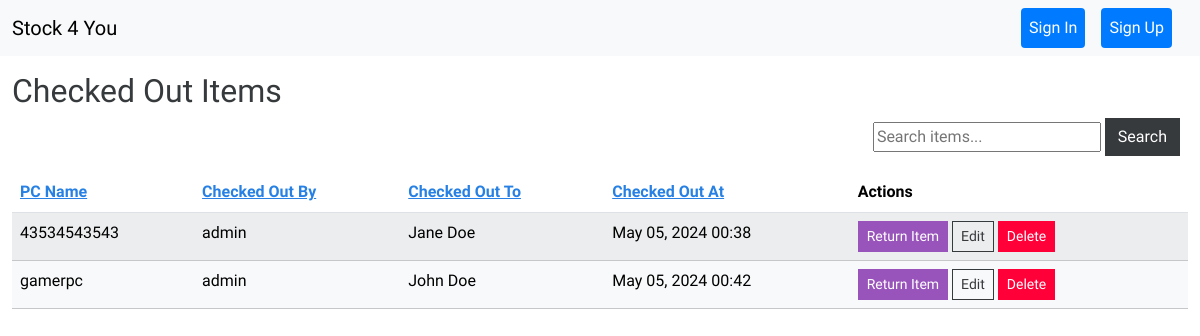
/checked-out/, run on an earlier commit of the app's database.
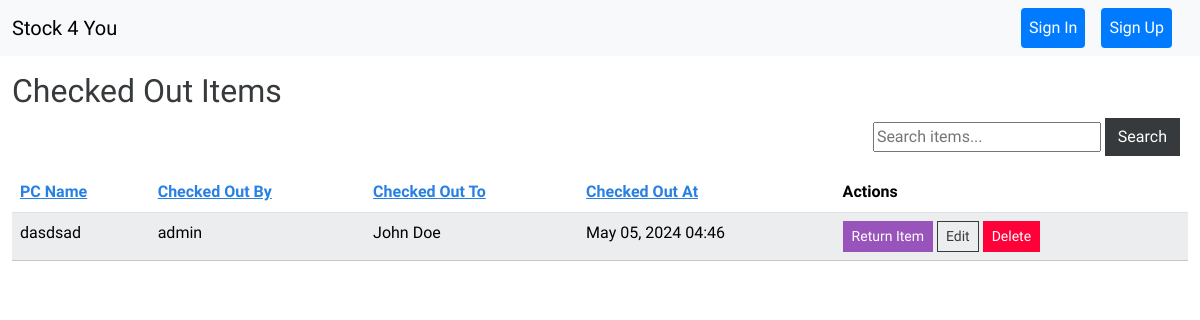
And on a later commit of the database.
### inventory/models.py (models this page shows, shortened)
class Checkout(models.Model):
    item = models.ForeignKey(InventoryItem, on_delete=models.CASCADE, related_name='checkouts')
    user = models.ForeignKey(User, on_delete=models.SET_NULL, null=True, related_name='checkouts')
    checked_out_at = models.DateTimeField(auto_now_add=True)
    checked_out_by = models.ForeignKey(User, on_delete=models.SET_NULL, null=True, related_name='checked_out_by')
    checked_out_to = models.ForeignKey(Person, on_delete=models.SET_NULL, null=True, related_name='checked_out_to')
    returned = models.BooleanField(default=False)

class InventoryItem(models.Model):
    pc_name = models.CharField(max_length=255)
    user = models.ForeignKey(User, on_delete=models.CASCADE, null=True, blank=True)
    notes = models.TextField(blank=True, default='')
    device_type = models.CharField(max_length=50, default='Laptop')
    category = models.ForeignKey(Category, on_delete=models.CASCADE, null=True)
    costs = models.DecimalField(max_digits=8, decimal_places=2, default=0.00)
    new_computer = models.BooleanField(default=False)
    date_delivered = models.DateTimeField(blank=True, null=True, default=timezone.now)
    is_computer = models.BooleanField(default=False)
    has_dock = models.BooleanField(default=False)
    has_lcd = models.BooleanField(default=False)
    has_lcd2 = models.BooleanField(default=False)
    has_stand = models.BooleanField(default=False)
    has_keyboard = models.BooleanField(default=False)
    has_cd = models.BooleanField(default=False)
    serial_number = models.CharField(max_length=200)
    model_number = models.CharField(max_length=200, null=True)
    supplier = models.ForeignKey(Supplier, on_delete=models.SET_NULL, null=True)
    is_checked_out = models.BooleanField(default=False)
    last_checked_out_by = models.ForeignKey(User, related_name='last_checked_out_items', on_delete=models.SET_NULL, null=True, blank=True)
    last_checked_out_at = models.DateTimeField(null=True, blank=True)
    class Meta:
        permissions = [
            ("can_checkout_items", "Can check out items"),
        ]

class Person(models.Model):
    first_name = models.CharField(max_length=100)
    last_name = models.CharField(max_length=100)
    other_identifier = models.CharField(max_length=100, blank=True, null=True)
    domain_user = models.CharField(max_length=101, blank=True)
    department = models.ForeignKey(Department, on_delete=models.SET_NULL, null=True, blank=True)
    class Meta:
        verbose_name = 'person'
        verbose_name_plural = 'persons'

### inventory/views.py (the view, shortened to what this page needs)
# urls.py: path('checked-out/', checked_out_items, name='checked-out-items'),
def checked_out_items(request):
    search_query = request.GET.get('search', '')
    sort_order = request.GET.get('order', 'asc')
    sort_by = request.GET.get('sort', 'checked_out_at')
    print_mode = 'print' in request.GET  # Check for print mode
    checkouts = Checkout.objects.filter(returned=False)
    if not print_mode and sort_order == 'desc':
        sort_by = f'-{sort_by}'
    checkouts = checkouts.order_by(sort_by)
    if print_mode:
        return render(request, 'inventory/checked_out_items_print.html', {
            'checkouts': checkouts,
            'search_query': search_query,
            'print_mode': True
        })
    return render(request, 'inventory/checked_out_items.html', {
        'checkouts': checkouts,
        'search_query': search_query,
        'next_sort_order': 'desc' if sort_order == 'asc' else 'asc',
        'show_print_button': True
    })

### inventory/templates/inventory/checked_out_items.html (shortened to what this page needs)
{% extends 'inventory/base.html' %}
{% load crispy_forms_tags %}
{% block content %}
<div class="container-fluid mt-3">
    <h2>Checked Out Items</h2>
    {% if checkouts.exists %}
    <div class="d-flex justify-content-end mb-3">
        <form method="GET" action="{% url 'checked-out-items' %}" class="me-2">
            <input type="text" name="search" placeholder="Search items..." value="{{ search_query }}">
            <button type="submit" class="btn btn-secondary">Search</button>
        </form>
    </div>
    <table class="table table-hover table-striped">
        <thead>
            <tr>
                <th scope="col"><a href="?sort=pc_name&order={{ next_sort_order }}">PC Name</a></th>
                <th><a href="?sort=checked_out_by&order={{ next_sort_order }}">Checked Out By</a></th>
                <th><a href="?sort=checked_out_to&order={{ next_sort_order }}">Checked Out To</a></th>
                <th><a href="?sort=checked_out_at&order={{ next_sort_order }}">Checked Out At</a></th>
                <th>Actions</th>
            </tr>
        </thead>
        <tbody>
            {% for checkout in checkouts %}
            <tr class="table-light">
                <td>{{ checkout.item.pc_name }}</td>
                <td>{{ checkout.checked_out_by.username }}</td>
                <td>{{ checkout.checked_out_to.first_name }} {{ checkout.checked_out_to.last_name }}</td>
                <td>{{ checkout.checked_out_at|date:"M d, Y H:i" }}</td>
                <td>
                    <a href="{% url 'return_item' checkout.item.id %}" class="btn btn-info btn-sm">Return Item</a>
                    <a href="{% url 'edit-item' checkout.item.id %}" class="btn btn-outline-secondary btn-sm">Edit</a>
                    <a href="{% url 'delete-item' checkout.item.id %}" class="btn btn-danger btn-sm" onclick="return confirm('Are you sure you want to delete this item?');">Delete</a>
                </td>
            </tr>
            {% endfor %}
        </tbody>
    </table>
    {% else %}
    <div class="alert alert-info">No items are currently checked out.</div>
    {% endif %}
</div>
{% endblock %}

### inventory/templates/inventory/base.html (shortened to what this page needs)
{% load static %}
<!DOCTYPE html>
<html lang="en">
<head>
    <link href="{% static 'css/bootstrap.min.css' %}" rel="stylesheet">
    <link rel="stylesheet" type="text/css" href="{% static 'css/print.css' %}" media="print">
</head>
<body>
    {% include 'inventory/navagation.html' %}
    {% block content %}
    {% endblock %}
</body>
</html>

### inventory/templates/inventory/navagation.html (shortened to what this page needs)
<nav class="navbar navbar-expand-lg bg-light">
    <div class="container-fluid">
        <a class="navbar-brand" href="{% url 'index' %}">Stock 4 You</a>
        <div class="collapse navbar-collapse" id="navbarNav">
            <ul class="navbar-nav ms-auto mb-2 mb-lg-0">
                {% if user.is_authenticated %}
                    <li class="nav-item me-3">
                        <a class="nav-link" href="#">{{ user.username }}</a>
                    </li>
                    {% if show_print_button %}
                    <li class="nav-item me-3">
                        <a href="{{ request.path }}?print=true" class="btn btn-primary nav-link">Print View</a>
                    </li>
                    {% endif %}
                    <li class="nav-item me-3">
                        <form action="{% url 'logout' %}" method="post" style="display: inline;">
                            {% csrf_token %}
                            <button type="submit" class="btn btn-primary nav-link" style="border: none; background: 0056b3; padding: 0.5rem 1rem;">Sign Out</button>
                        </form>
                    </li>
                {% else %}
                    <li class="nav-item me-3">
                        <a class="btn btn-primary nav-link" href="{% url 'login' %}">Sign In</a>
                    </li>
                    <li class="nav-item me-3">
                        <a class="btn btn-primary nav-link" href="{% url 'signup' %}">Sign Up</a>
                    </li>
                {% endif %}
            </ul>
        </div>
    </div>
</nav>

What changed in the data, as far as the page shows it:
removed Checkout: item.pc_name "43534543543", checked_out_by.username "admin", checked_out_to.first_name "Jane", checked_out_to.last_name "Doe", checked_out_at "May 05, 2024 00:38"
removed Checkout: item.pc_name "gamerpc", checked_out_by.username "admin", checked_out_to.first_name "John", checked_out_to.last_name "Doe", checked_out_at "May 05, 2024 00:42"
added Checkout: item.pc_name "dasdsad", checked_out_by.username "admin", checked_out_to.first_name "John", checked_out_to.last_name "Doe", checked_out_at "May 05, 2024 04:46"
